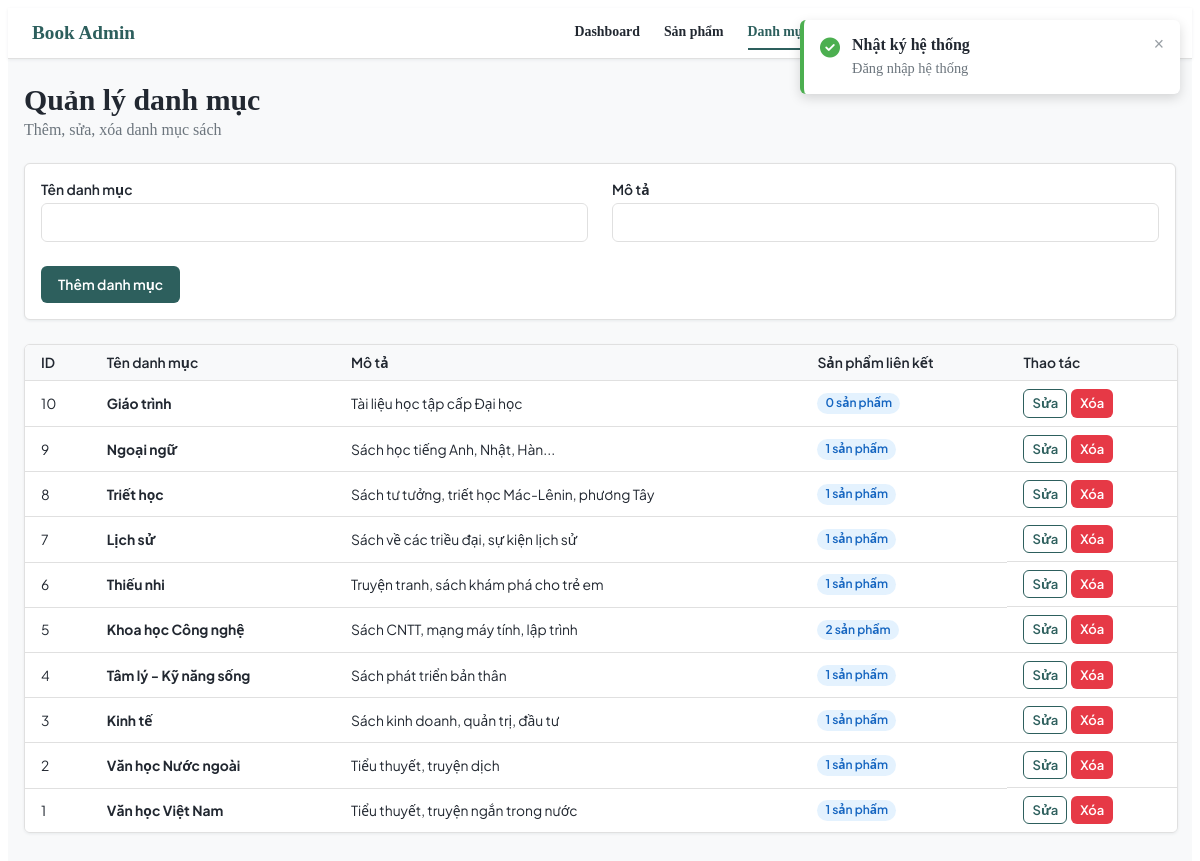
/admin/categories.php (signed in), run on the app's committed database.
### tables this page shows
CREATE TABLE IF NOT EXISTS `category` (
  `CategoryID` int NOT NULL AUTO_INCREMENT,
  `CategoryName` varchar(100) NOT NULL,
  `Description` text,
  PRIMARY KEY (`CategoryID`)
);

### admin/categories.php (the view, shortened to what this page needs)
<?php
require_once 'data.php';
require_once 'partials.php';
$editCategory = null;
$categories = [];
$res = $conn->query("
  SELECT c.CategoryID, c.CategoryName, c.Description, COUNT(p.ProductID) AS ProductCount
  FROM category c
  LEFT JOIN product p ON c.CategoryID = p.CategoryID
  GROUP BY c.CategoryID
  ORDER BY c.CategoryID DESC
");
if ($res) {
  while ($row = $res->fetch_assoc()) {
    $categories[] = $row;
  }
}
?>
<!DOCTYPE html>
<html lang="vi">
<head>
  <title>Quản lý danh mục</title><?= adminCssLinks() ?>
</head>
<body>
  <div class="app-layout">
    <?php adminSidebar(); ?>
    <main class="page-content">
      <header class="page-header"><div><h1>Quản lý danh mục</h1><p>Thêm, sửa, xóa danh mục sách</p></div></header>
      <form method="post" class="card">
        <div class="card__body form">
          <div class="form-row">
            <div class="form-group" style="flex: 1;">
              <label class="form-label">Tên danh mục</label>
              <input class="form-control" type="text" name="name" value="<?= h($editCategory['CategoryName'] ?? '') ?>" required>
            </div>
            <div class="form-group" style="flex: 2;">
              <label class="form-label">Mô tả</label>
              <input class="form-control" type="text" name="description" value="<?= h($editCategory['Description'] ?? '') ?>">
            </div>
          </div>
          <div class="btn-group">
            <button class="btn btn--primary" type="submit"><?= $editCategory ? 'Cập nhật danh mục' : 'Thêm danh mục' ?></button>
          </div>
        </div>
      </form>
      <div class="table-wrapper">
        <table class="table">
          <thead>
            <tr>
              <th>ID</th>
              <th>Tên danh mục</th>
              <th>Mô tả</th>
              <th>Sản phẩm liên kết</th>
              <th>Thao tác</th>
            </tr>
          </thead>
          <tbody>
            <?php foreach ($categories as $category): ?>
              <tr>
                <td><?= h($category['CategoryID']) ?></td>
                <td><strong><?= h($category['CategoryName']) ?></strong></td>
                <td><?= h($category['Description'] ?? '') ?></td>
                <td><span class="badge badge--info"><?= h($category['ProductCount']) ?> sản phẩm</span></td>
                <td class="table__actions">
                  <a class="btn btn--sm btn--outline" href="categories.php?edit=<?= h($category['CategoryID']) ?>">Sửa</a>
                  <form method="post" onsubmit="return confirm('Bạn có chắc chắn muốn xóa danh mục này?')" style="display: inline;">
                    <button class="btn btn--sm btn--danger" type="submit">Xóa</button>
                  </form>
                </td>
              </tr>
            <?php endforeach; ?>
          </tbody>
        </table>
      </div>
    </main>
  </div>
</body>
</html>

### admin/partials.php (shortened to what this page needs)
<?php
function h($value) {
  return htmlspecialchars((string) $value, ENT_QUOTES, 'UTF-8');
}
function activeClass($page) {
  return basename($_SERVER['PHP_SELF']) === $page ? 'is-active' : '';
}
function adminCssLinks() {
  return '
  <link rel="stylesheet" href="../assets/css/variables.css?v=3">
  <link rel="stylesheet" href="../assets/css/components/button.css?v=3">
  <link rel="stylesheet" href="../assets/css/components/badge.css?v=3">
  <link rel="stylesheet" href="../assets/css/components/card.css?v=3">
  <link rel="stylesheet" href="../assets/css/components/form.css?v=3">
  <link rel="stylesheet" href="../assets/css/components/navbar.css?v=3">
  <link rel="stylesheet" href="../assets/css/components/table.css?v=3">
  <link rel="stylesheet" href="../assets/css/components/alert_toast.css?v=3">
  <link rel="stylesheet" href="https://cdnjs.cloudflare.com/ajax/libs/font-awesome/6.4.0/css/all.min.css">';
}
function adminSidebar() {
  ?>
  <header class="navbar admin-navbar">
    <a href="index.php" class="navbar__brand">Book Admin</a>
    <nav>
      <ul class="navbar__menu">
        <li class="navbar__item"><a href="index.php" class="navbar__link <?= activeClass('index.php') ?>">Dashboard</a></li>
        <li class="navbar__item"><a href="products.php" class="navbar__link <?= activeClass('products.php') ?>">Sản phẩm</a></li>
        <li class="navbar__item"><a href="categories.php" class="navbar__link <?= activeClass('categories.php') ?>">Danh mục</a></li>
        <li class="navbar__item"><a href="orders.php" class="navbar__link <?= activeClass('orders.php') ?>">Đơn hàng</a></li>
        <li class="navbar__item"><a href="users.php" class="navbar__link <?= activeClass('users.php') ?>">Người dùng</a></li>
        <li class="navbar__item"><a href="coupons.php" class="navbar__link <?= activeClass('coupons.php') ?>">Mã giảm giá</a></li>
        <li class="navbar__item">
          <a href="#" class="navbar__link" onclick="event.preventDefault(); document.getElementById('admin-logout-form').submit();" style="color: var(--color-error, #e53e3e);">
          </a>
        </li>
      </ul>
    </nav>
  </header>
  <?php if (isset($_SESSION['log_toast'])):
    $toastMsg = $_SESSION['log_toast'];
    $toastClass = 'toast--success';
    $toastColor = 'var(--color-success)';
    $toastIcon = 'fa-circle-check';
  ?>
    <div class="toast-container" id="admin-toast-container" style="position: fixed; top: 20px; right: 20px; z-index: 10000; display: block; max-width: 380px; width: 100%;">
      <div class="toast <?= $toastClass ?>" id="admin-toast" style="animation: toast-in 0.3s ease; box-shadow: 0 4px 12px rgba(0,0,0,0.15); border-left: 4px solid <?= $toastColor ?>; background: var(--color-surface); padding: 16px; border-radius: var(--border-radius); display: flex; gap: 12px; align-items: flex-start;">
        <i class="fa-solid <?= $toastIcon ?>" style="color: <?= $toastColor ?>; font-size: 1.25rem; margin-top: 2px;"></i>
        <div style="flex: 1;">
          <div style="font-weight: bold; margin-bottom: 4px; color: var(--color-text); text-align: left;">
            <?= ($toastClass === 'toast--error') ? 'Thông báo hệ thống' : 'Nhật ký hệ thống' ?>
          </div>
          <div style="font-size: 0.9rem; color: var(--color-text-light); line-height: 1.4; text-align: left;"><?= htmlspecialchars($toastMsg) ?></div>
        </div>
        <button onclick="document.getElementById('admin-toast-container').remove()" style="background: none; border: none; font-size: 1.1rem; cursor: pointer; color: var(--color-text-light); padding: 0; line-height: 1; opacity: 0.7;">&times;</button>
      </div>
    </div>
  <?php endif; ?>
  <?php
}
?>

### assets/css/variables.css (style rules this page uses)
:root { --color-primary-dark: #1e4241; --color-primary: #2d5f5d; --color-secondary: #f9b234; --color-accent: #e85d04; --color-accent-dark: #c44d03; --color-background: #f8f9fa; --color-surface: #ffffff; --color-border: #e0e0e0; --color-text: #222831; --color-text-light: #6c757d; --color-success: #4caf50; --color-error: #e63946; --color-warning: #ffb703; --color-info: #2196f3; --font-family-base: 'Plus Jakarta Sans', 'Segoe UI', Roboto, Helvetica, Arial, sans-serif; --font-size-base: 15px; --font-size-xxs: 0.733rem; --font-size-sm: 0.866rem; --font-size-md: 1rem; --font-size-lg: 1.2rem; --font-size-xl: 1.466rem; --font-size-xxl: 1.866rem; --font-size-3xl: 2.4rem; --font-weight-normal: 400; --font-weight-medium: 500; --font-weight-bold: 600; --font-weight-extra-bold: 700; --line-height-base: 1.6; --spacing-xxs: 2px; --spacing-xs: 4px; --spacing-sm: 8px; --spacing-md: 16px; --spacing-lg: 24px; --spacing-xl: 40px; --spacing-xxl: 64px; --border-radius-sm: 4px; --border-radius: 6px; --border-radius-lg: 12px; --border-width: 1px; --box-shadow-sm: 0 1px 3px rgba(44, 62, 80, 0.08); --box-shadow-md: 0 4px 12px rgba(44, 62, 80, 0.12); --box-shadow-lg: 0 8px 24px rgba(44, 62, 80, 0.16); --transition-fast: 0.15s cubic-bezier(0.4, 0, 0.2, 1); --transition-base: 0.3s cubic-bezier(0.4, 0, 0.2, 1); --transition-slow: 0.5s cubic-bezier(0.4, 0, 0.2, 1); }

### assets/css/components/button.css (style rules this page uses)
.btn { display: inline-flex; align-items: center; justify-content: center; gap: var(--spacing-sm); padding: var(--spacing-sm) var(--spacing-md); font-family: var(--font-family-base); font-size: var(--font-size-sm); font-weight: var(--font-weight-bold); line-height: 1.4; text-decoration: none; white-space: nowrap; border: var(--border-width) solid transparent; border-radius: var(--border-radius); cursor: pointer; transition: background-color var(--transition-fast), color var(--transition-fast), border-color var(--transition-fast), box-shadow var(--transition-fast), transform var(--transition-fast); }
.btn--primary { background-color: var(--color-primary); color: var(--color-surface); }
.btn--outline { background-color: transparent; color: var(--color-primary); border-color: var(--color-primary); }
.btn--danger { background-color: var(--color-error); color: var(--color-surface); }
.btn--sm { padding: var(--spacing-xs) var(--spacing-sm); font-size: 0.8125rem; }
.btn-group { display: inline-flex; flex-wrap: wrap; gap: var(--spacing-sm); }

### assets/css/components/badge.css (style rules this page uses)
.badge { display: inline-flex; align-items: center; gap: var(--spacing-xs); padding: var(--spacing-xxs) var(--spacing-sm); font-size: 0.75rem; font-weight: var(--font-weight-bold); line-height: 1.4; border-radius: 999px; white-space: nowrap; }
.badge--info { background-color: rgba(33, 150, 243, 0.12); color: #1565c0; }

### assets/css/components/card.css (style rules this page uses)
.card { display: flex; flex-direction: column; background-color: var(--color-surface); border: var(--border-width) solid var(--color-border); border-radius: var(--border-radius); box-shadow: var(--box-shadow-sm); overflow: hidden; transition: box-shadow var(--transition-base), transform var(--transition-base); }
.card__body { display: flex; flex-direction: column; gap: var(--spacing-sm); padding: var(--spacing-md); flex: 1; }

### assets/css/components/form.css (style rules this page uses)
.form { display: flex; flex-direction: column; gap: var(--spacing-lg); }
.form-row { display: grid; grid-template-columns: repeat(auto-fit, minmax(260px, 1fr)); gap: var(--spacing-lg); align-items: end; }
.form-row .form-group { min-width: 0; }
.form-group { display: flex; flex-direction: column; gap: var(--spacing-xs); min-width: 0; }
.form-label { font-family: var(--font-family-base); font-size: var(--font-size-sm); font-weight: var(--font-weight-bold); color: var(--color-text); }
.form-control { box-sizing: border-box; width: 100%; min-width: 0; padding: var(--spacing-sm) var(--spacing-md); font-family: var(--font-family-base); font-size: var(--font-size-md); color: var(--color-text); background-color: var(--color-surface); border: var(--border-width) solid var(--color-border); border-radius: var(--border-radius); transition: border-color var(--transition-fast), box-shadow var(--transition-fast); }
.form-control::placeholder { color: var(--color-text-light); }

### data on the page
category: CategoryID "10", CategoryName "Giáo trình", Description "Tài liệu học tập cấp Đại học", ProductCount "0"
category: CategoryID "9", CategoryName "Ngoại ngữ", Description "Sách học tiếng Anh, Nhật, Hàn...", ProductCount "1"
category: CategoryID "8", CategoryName "Triết học", Description "Sách tư tưởng, triết học Mác-Lênin, phương Tây", ProductCount "1"
category: CategoryID "7", CategoryName "Lịch sử", Description "Sách về các triều đại, sự kiện lịch sử", ProductCount "1"
category: CategoryID "6", CategoryName "Thiếu nhi", Description "Truyện tranh, sách khám phá cho trẻ em", ProductCount "1"
category: CategoryID "5", CategoryName "Khoa học Công nghệ", Description "Sách CNTT, mạng máy tính, lập trình", ProductCount "2"
category: CategoryID "4", CategoryName "Tâm lý - Kỹ năng sống", Description "Sách phát triển bản thân", ProductCount "1"
category: CategoryID "3", CategoryName "Kinh tế", Description "Sách kinh doanh, quản trị, đầu tư", ProductCount "1"
category: CategoryID "2", CategoryName "Văn học Nước ngoài", Description "Tiểu thuyết, truyện dịch", ProductCount "1"
category: CategoryID "1", CategoryName "Văn học Việt Nam", Description "Tiểu thuyết, truyện ngắn trong nước", ProductCount "1"

### other printed values
$toastMsg "Đăng nhập hệ thống"
